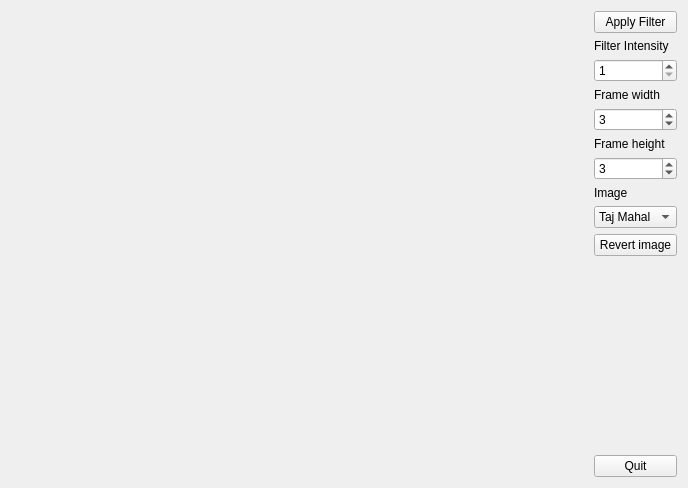
<?xml version="1.0" encoding="UTF-8"?>
<ui version="4.0">
 <class>Widget</class>
 <widget class="QWidget" name="Widget">
  <property name="geometry">
   <rect>
    <x>0</x>
    <y>0</y>
    <width>688</width>
    <height>488</height>
   </rect>
  </property>
  <property name="windowTitle">
   <string>Widget</string>
  </property>
  <layout class="QVBoxLayout" name="verticalLayout">
   <item>
    <layout class="QGridLayout" name="gridLayout">
     <item row="6" column="1">
      <widget class="QSpinBox" name="frameWidthBox">
       <property name="minimum">
        <number>1</number>
       </property>
       <property name="maximum">
        <number>10</number>
       </property>
       <property name="value">
        <number>3</number>
       </property>
      </widget>
     </item>
     <item row="14" column="1">
      <widget class="QPushButton" name="quitButton">
       <property name="text">
        <string>Quit</string>
       </property>
      </widget>
     </item>
     <item row="13" column="0">
      <spacer name="horizontalSpacer">
       <property name="orientation">
        <enum>Qt::Horizontal</enum>
       </property>
       <property name="sizeHint" stdset="0">
        <size>
         <width>40</width>
         <height>20</height>
        </size>
       </property>
      </spacer>
     </item>
     <item row="13" column="1">
      <spacer name="verticalSpacer">
       <property name="orientation">
        <enum>Qt::Vertical</enum>
       </property>
       <property name="sizeHint" stdset="0">
        <size>
         <width>20</width>
         <height>40</height>
        </size>
       </property>
      </spacer>
     </item>
     <item row="11" column="1">
      <widget class="QComboBox" name="selectImageBox">
       <item>
        <property name="text">
         <string>Taj Mahal</string>
        </property>
       </item>
       <item>
        <property name="text">
         <string>Doge</string>
        </property>
       </item>
       <item>
        <property name="text">
         <string>Dog</string>
        </property>
       </item>
       <item>
        <property name="text">
         <string>Flower</string>
        </property>
       </item>
       <item>
        <property name="text">
         <string>Coins</string>
        </property>
       </item>
       <item>
        <property name="text">
         <string>People</string>
        </property>
       </item>
      </widget>
     </item>
     <item row="8" column="1">
      <widget class="QSpinBox" name="frameHeightBox">
       <property name="minimum">
        <number>1</number>
       </property>
       <property name="maximum">
        <number>10</number>
       </property>
       <property name="value">
        <number>3</number>
       </property>
      </widget>
     </item>
     <item row="4" column="1">
      <widget class="QSpinBox" name="filterIntensityBox">
       <property name="minimum">
        <number>1</number>
       </property>
       <property name="maximum">
        <number>50</number>
       </property>
      </widget>
     </item>
     <item row="2" column="1">
      <widget class="QPushButton" name="applyFilterButton">
       <property name="text">
        <string>Apply Filter</string>
       </property>
      </widget>
     </item>
     <item row="10" column="1">
      <widget class="QLabel" name="label">
       <property name="text">
        <string>Image</string>
       </property>
      </widget>
     </item>
     <item row="5" column="1">
      <widget class="QLabel" name="frameWidthLabel">
       <property name="text">
        <string>Frame width</string>
       </property>
      </widget>
     </item>
     <item row="3" column="1">
      <widget class="QLabel" name="intensityLabel">
       <property name="text">
        <string>Filter Intensity</string>
       </property>
      </widget>
     </item>
     <item row="7" column="1">
      <widget class="QLabel" name="frameHeightLabel">
       <property name="text">
        <string>Frame height</string>
       </property>
      </widget>
     </item>
     <item row="12" column="1">
      <widget class="QPushButton" name="revertImageButton">
       <property name="text">
        <string>Revert image</string>
       </property>
      </widget>
     </item>
    </layout>
   </item>
  </layout>
 </widget>
 <layoutdefault spacing="6" margin="11"/>
 <resources/>
 <connections/>
</ui>
